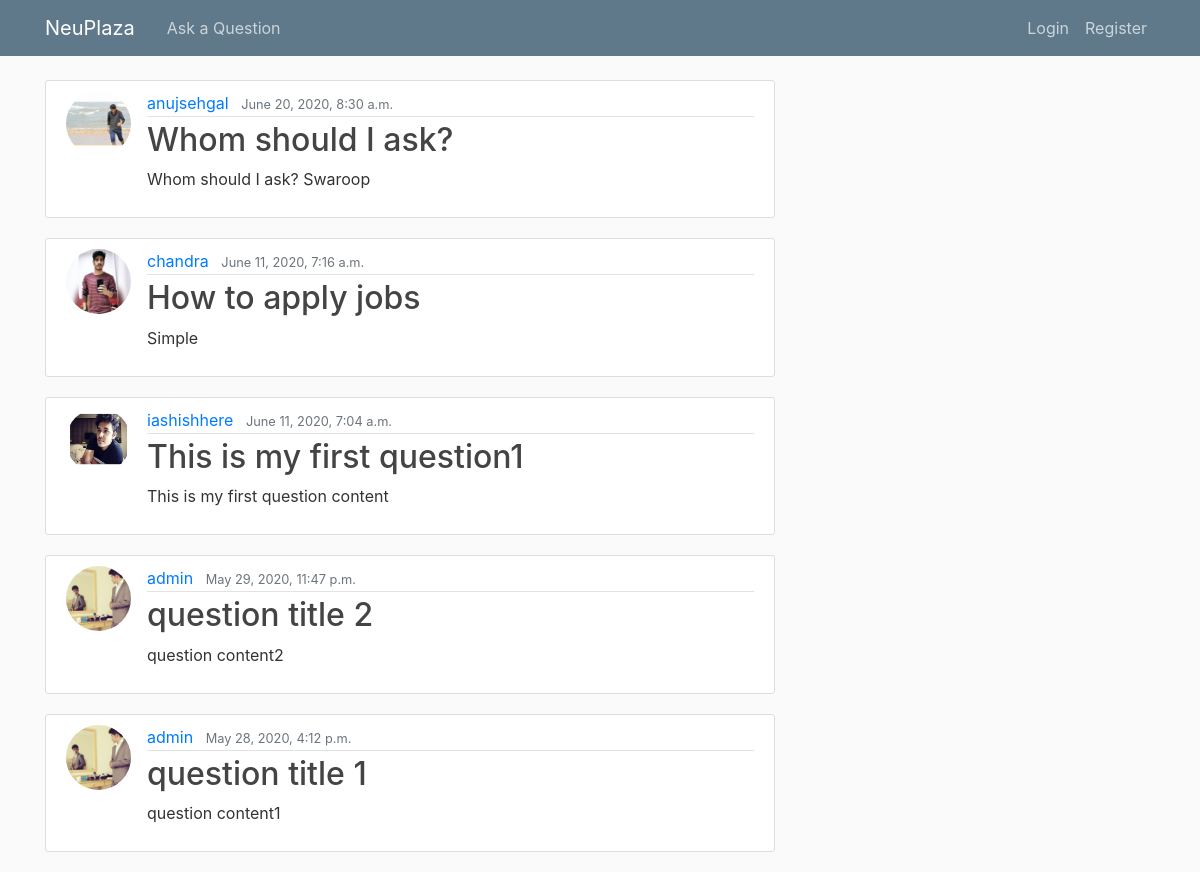
The page / on the database its author committed.
### question/models.py (models this page shows, shortened)
class Question(models.Model):
    user = models.ForeignKey(User, on_delete=models.CASCADE, null=True)
    questionTitle = models.CharField(max_length=120)
    questionContent = models.CharField(max_length=300)
    acceptanceStatus = models.BooleanField(default=False)
    createdDate = models.DateTimeField(default=timezone.now)

### users/models.py (models this page shows, shortened)
class Profile(models.Model):
    user = models.OneToOneField(User, on_delete=models.CASCADE)
    image = models.ImageField(default='default.jpg', upload_to='profile_pics')

### question/views.py (the view)
# urls.py: path('', QuestionListView.as_view(), name='question'),
class QuestionListView(ListView):
    model = Question
    template_name = 'question/home.html'
    context_object_name = 'questions'
    ordering = ['-createdDate']

### question/templates/question/home.html
{% extends "question/base.html" %}
{% block content %}
    {% for question in questions %}
    <article class="media content-section">
      <img class="rounded-circle article-img" src="{{ question.user.profile.image.url }}">
      <div class="media-body">
        <div class="article-metadata">
          <a class="mr-2" href="#">{{question.user.username}}</a>
          <small class="text-muted">{{ question.createdDate }}</small>
        </div>
        <h2><a class="article-title" href="{% url 'detail-question' question.id %}">{{ question.questionTitle }}</a></h2>
        <p class="article-content">{{ question.questionContent }}</p>
      </div>
    </article>
    {% endfor %}
{% endblock content %}

### question/templates/question/base.html (shortened to what this page needs)
{% load static %}
<!DOCTYPE html>
<html>
<head>
    <link rel="stylesheet" href="https://maxcdn.bootstrapcdn.com/bootstrap/4.0.0/css/bootstrap.min.css">
    <link rel="stylesheet" type="text/css" href="{% static 'question/main.css' %}">
</head>
<body>
    <header class="site-header">
  <nav class="navbar navbar-expand-md navbar-dark bg-steel fixed-top">
    <div class="container">
      <a class="navbar-brand mr-4" href="/">NeuPlaza</a>
      <div class="collapse navbar-collapse" id="navbarToggle">
        <div class="navbar-nav mr-auto">
          {% if user.is_authenticated %}
              <a class="nav-item nav-link" href="{% url 'create-question' %}">Ask a Question</a>
              {% else %}
              <a class="nav-item nav-link" href="{% url 'create-question' %}">Ask a Question</a>
          {% endif %}
        </div>
        <div class="navbar-nav">
          {% if user.is_authenticated %}
              <a class="nav-item nav-link" href="{% url 'profile' %}">Profile</a>
              <a class="nav-item nav-link" href="{% url 'logout' %}">Logout</a>
          {% else %}
              <a class="nav-item nav-link" href="{% url 'login' %}">Login</a>
              <a class="nav-item nav-link" href="{% url 'register' %}">Register</a>
          {% endif %}
        </div>
      </div>
    </div>
  </nav>
</header>
    <main role="main" class="container">
  <div class="row">
    <div class="col-md-8">
      {% block content %}{% endblock %}
    </div>
  </div>
</main>
</body>
</html>

### question/static/question/main.css (style rules this page uses)
body { background: #fafafa; color: #333333; margin-top: 5rem; }
h1, h2, h3, h4, h5, h6 { color: #444444; }
.bg-steel { background-color: #5f788a; }
.site-header .navbar-nav .nav-link { color: #cbd5db; }
.content-section { background: #ffffff; padding: 10px 20px; border: 1px solid #dddddd; border-radius: 3px; margin-bottom: 20px; }
.article-title { color: #444444; }
.article-content { white-space: pre-line; }
.article-img { height: 65px; width: 65px; margin-right: 16px; }
.article-metadata { padding-bottom: 1px; margin-bottom: 4px; border-bottom: 1px solid #e3e3e3 }

### rows shown on the page
Question: user.profile.image (picture), user.username "anujsehgal", createdDate "June 20, 2020, 8:30 a.m.", questionTitle "Whom should I ask?", questionContent "Whom should I ask? Swaroop"
Question: user.profile.image (picture), user.username "chandra", createdDate "June 11, 2020, 7:16 a.m.", questionTitle "How to apply jobs", questionContent "Simple"
Question: user.profile.image (picture), user.username "iashishhere", createdDate "June 11, 2020, 7:04 a.m.", questionTitle "This is my first question1", questionContent "This is my first question content"
Question: user.profile.image (picture), user.username "admin", createdDate "May 29, 2020, 11:47 p.m.", questionTitle "question title 2", questionContent "question content2"
Question: user.profile.image (picture), user.username "admin", createdDate "May 28, 2020, 4:12 p.m.", questionTitle "question title 1", questionContent "question content1"
